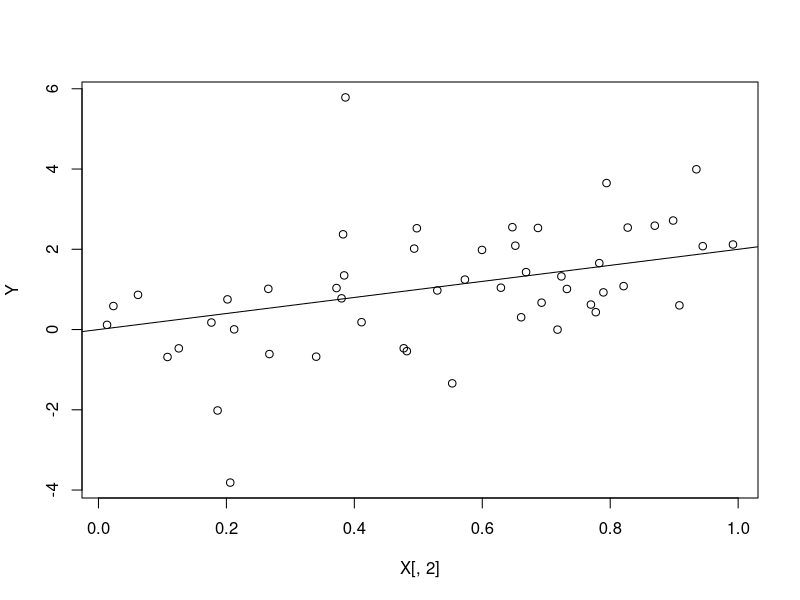

The R source for this figure:
###-----------------------------------------------------###
###           Code for data generation                  ###
###-----------------------------------------------------###
set.seed(1)


## settings
m <- 50    # number of areas
G <- 5    # number of groups
DD <- c(0.2, 0.4, 0.6, 0.8, 1)    # group-wise sampling variance 
Di <- sort(rep(DD, m/G))    # area-wise sampling variance 
X <- cbind(rep(1,m), runif(m,0,1))    # covariate matrix
A <- 0.5      # random effect variance 
Beta <- c(0, 2)   # regression coefficients


## data generation
ch <- rbinom(m, 1, 0.15)
V <- (1-ch)*rnorm(m, 0, sqrt(A)) + ch*rnorm(m, 0, 10*sqrt(A))   # random effect
Th <- as.vector(X%*%Beta) + V     # true areal mean
Y <- Th + rnorm(m, 0, sqrt(Di))   # data

plot(X[,2], Y)
abline(Beta)


save(Y, X, Di, Th, file="simdata.RData")
